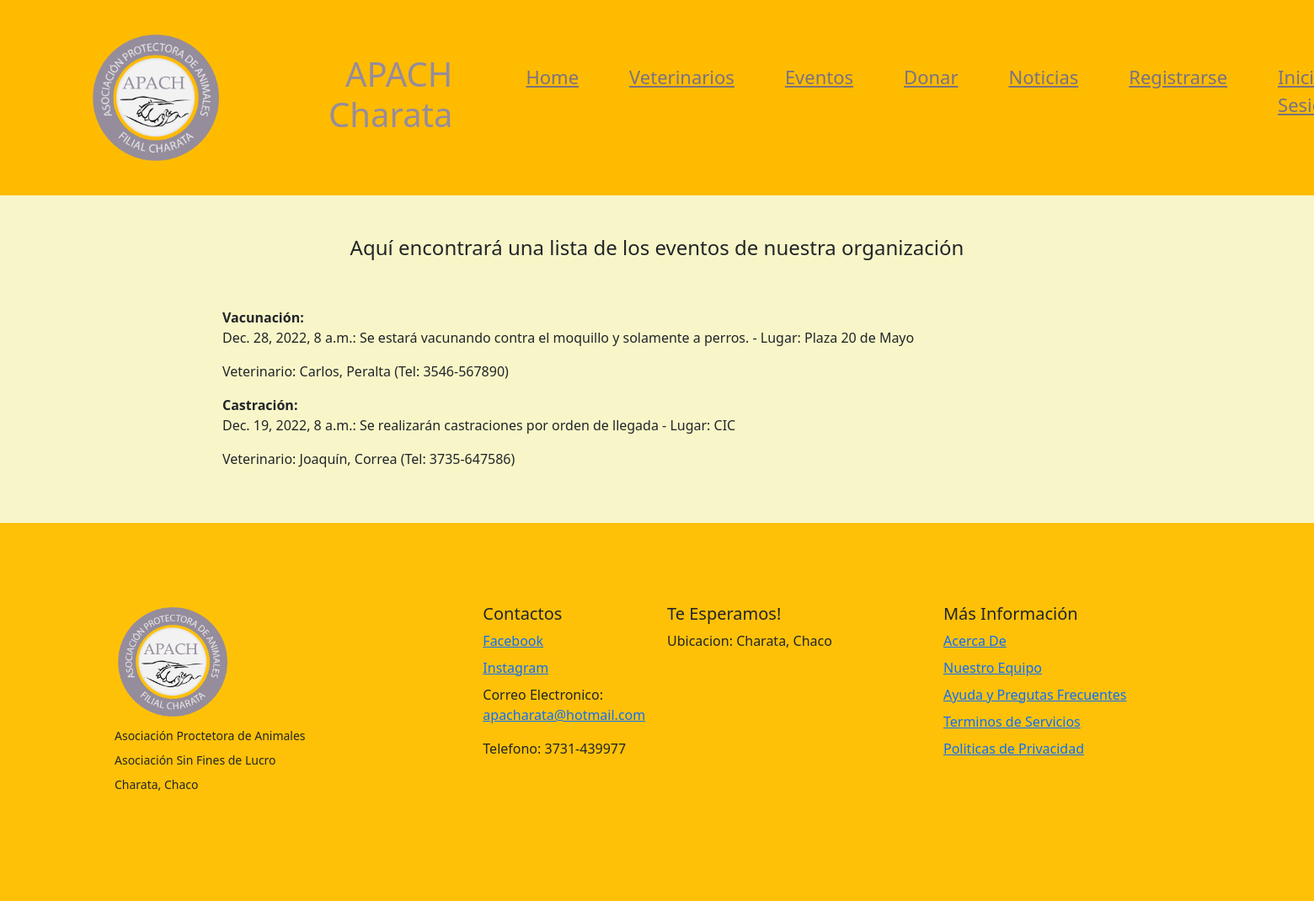
Page /Tareas/ on the committed database.
### myapp/models.py (models this page shows, shortened)
class tareas(models.Model):
    titulo = models.CharField(max_length=75)
    descripcion = models.TextField(blank=True)
    fecha = models.DateTimeField()
    lugar = models.CharField(max_length=75)
    responsable = models.ForeignKey(veterinarios, on_delete=models.CASCADE)

class veterinarios(models.Model):
    nombre = models.CharField(max_length=75)
    apellido = models.CharField(max_length=75)
    telefono = models.CharField(max_length=20)

### myapp/views.py (the view)
# urls.py: path('Tareas/', views.Task),
def Task(request):
    mistareas = tareas.objects.all()
    return render(request, "tareas.html", {
        'mistareas': mistareas
    })

### myapp/templates/tareas.html (shortened to what this page needs)
{% extends 'layouts/base.html' %}
{% load static %}
{% block content %}
<main class="conteiner">
    <div class="row">
        <div class="col-md-8 offset-md-2">
            <h4 class="text-center display-7 py-5">Aquí encontrará una lista de los eventos de nuestra organización</h4>
                {% for mitarea in mistareas %}
                    <a class="list-group-item">
                            <strong> {{mitarea.titulo}}:</strong>
                            <p> {{mitarea.fecha}}: {{mitarea.descripcion}} - Lugar: {{mitarea.lugar}}</p>
                            <p>Veterinario: {{mitarea.responsable.nombre}}, {{mitarea.responsable.apellido}} (Tel: {{mitarea.responsable.telefono}})</p>
                    </a>
                {% endfor %}
        </div>
    </div>
</main>
{% endblock %}

### myapp/static/styles/main.css (style rules this page uses)
* { box-sizing: border-box; margin: 0; padding: 0; }
body { background-color: rgb(248, 246, 200); }

### rows in the picture
tareas: titulo "Vacunación", fecha "Dec. 28, 2022, 8 a.m.", descripcion "Se estará vacunando contra el moquillo y solamente a perros.", lugar "Plaza 20 de Mayo", responsable.nombre "Carlos", responsable.apellido "Peralta", responsable.telefono "3546-567890"
tareas: titulo "Castración", fecha "Dec. 19, 2022, 8 a.m.", descripcion "Se realizarán castraciones por orden de llegada", lugar "CIC", responsable.nombre "Joaquín", responsable.apellido "Correa", responsable.telefono "3735-647586"
